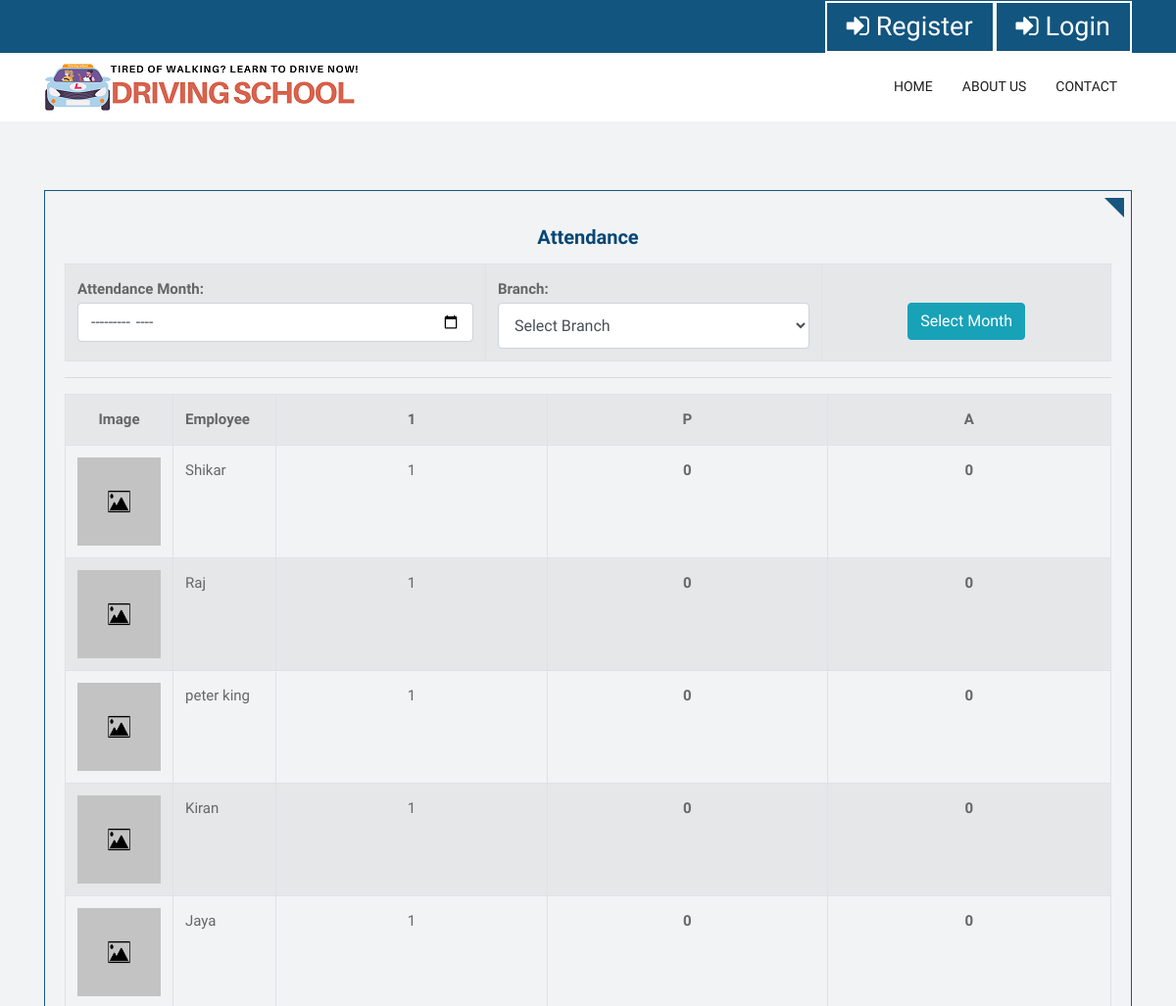
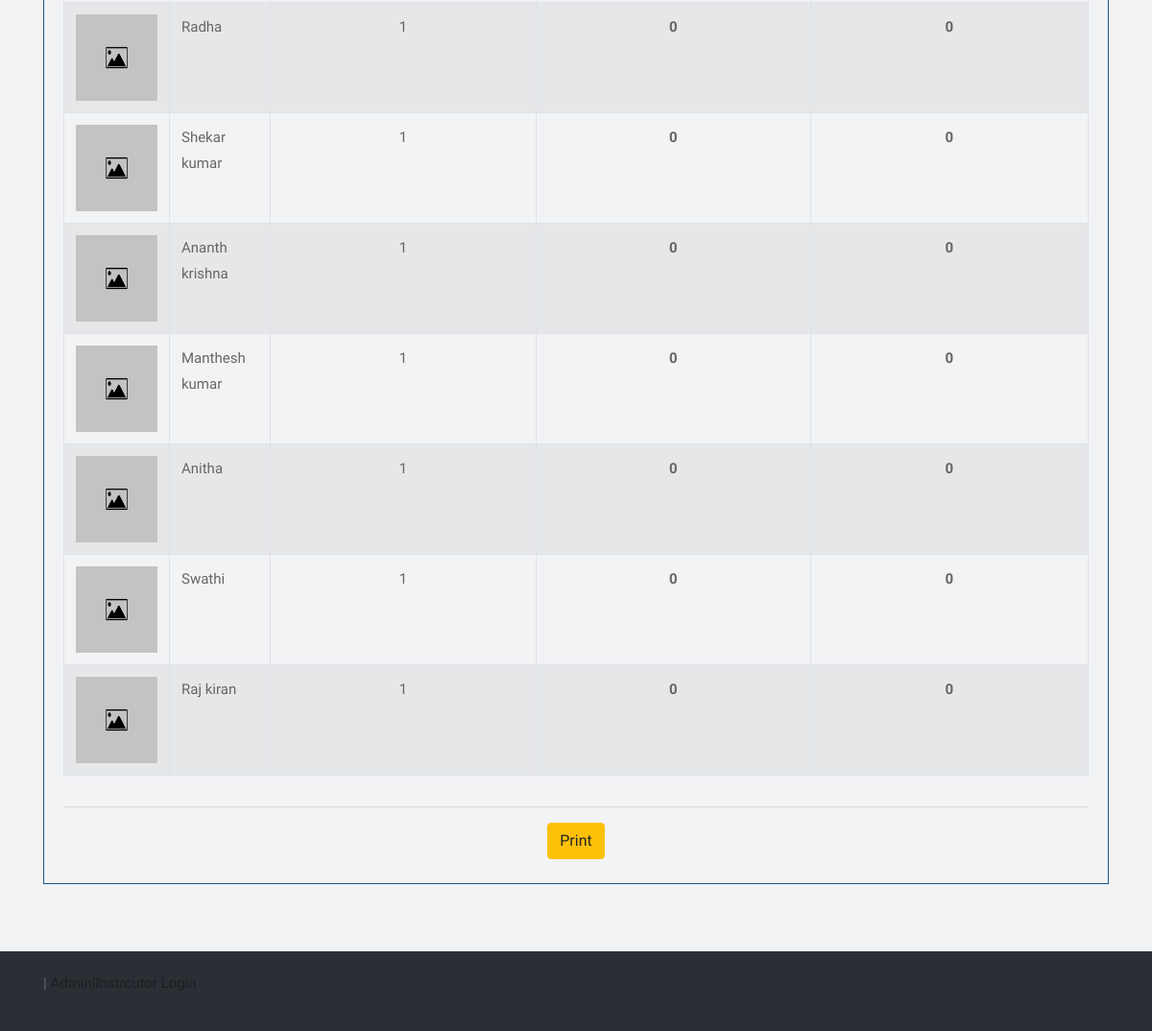
The app's page /school/attendance.php with its own data (2 pictures, top to bottom).
### tables this page shows
CREATE TABLE `employee` (
  `employee_id` int(10) NOT NULL,
  `branch_id` int(10) NOT NULL,
  `employee_name` varchar(25) NOT NULL,
  `employee_type` varchar(25) NOT NULL,
  `gender` varchar(10) NOT NULL,
  `login_id` varchar(25) NOT NULL,
  `password` varchar(25) NOT NULL,
  `email_id` varchar(50) NOT NULL,
  `profile` text NOT NULL,
  `address` text NOT NULL,
  `contact_no` varchar(15) NOT NULL,
  `certificate` varchar(100) NOT NULL,
  `profile_img` varchar(100) NOT NULL,
  `status` varchar(10) NOT NULL
);

### school/attendance.php (the view, shortened to what this page needs)
<?php
include("header.php");
?>
	<div id="services" class="services-box">
		<div class="container">
			<div class="row">
				<div class="col-lg-12">
<div class="item">
	<div class="serviceBox">
		<h2 class="title">Attendance</h2>
		<p class="description">
<form method="get" action="" >
	<table class="table  table-striped table-bordered">
		<tr>
		<th style="text-align: left;">Attendance Month: <input type="month" name="month" id="month" class="form-control" value="<?php echo $_GET['month']; ?>"></th>
		<th style="text-align: left;">Branch:
<select name="branch_id" id="branch_id" class="form-control">
	<option value="">Select Branch</option>
</select>
		</th>
		<th>&nbsp;<bR><input type="submit" name="btnsearch" value="Select Month" class="btn btn-info" > </th>
	</table>
</form>
<hr>
<div class="row">
	<div class="col-md-12">
<table class="table  table-striped table-bordered">
	<tr>
		<th style='width: 85px;'>Image</th>
		<th style='text-align: left;'>Employee</th>
		<th>1</th>
		<th>P</th>
		<th>A</th>
	</tr>
<?php
$sql ="SELECT * FROM employee WHERE status='Active' AND employee_type='Employee'";
$qsql = mysqli_query($con,$sql);
while($rs = mysqli_fetch_array($qsql))
{
		if($rs['profile_img'] == "")
		{
			$imgname="images/default-image.jpg";
		}
		else if(file_exists("imgemployee/".$rs['profile_img']))
		{
			$imgname= "imgemployee/".$rs['profile_img'];
		}
		else
		{
			$imgname="images/default-image.jpg";
		}
?>
	<tr>
		<td><img src='<?php echo $imgname; ?>' style='width: 85px; height: 90px;' ></td>
		<td style='text-align: left;width: 105px;'>
		<?php echo $rs['employee_name']; ?>
		</td>
		<td>1</td>
		<th>0</th>
		<th>0</th>
	</tr>
<?php
}
?>
</table>
	</div>
</div>
		</p>
		<hr>
		<input type="button" class="btn btn-warning" name="submit"  value="Print" >
	</div>
</div>
				</div>
			</div>
		</div>
	</div>
<?php
include("footer.php");
?>

### school/header.php (shortened to what this page needs)
<!DOCTYPE html>
<html lang="en">
<head>
    <link rel="stylesheet" href="css/bootstrap.min.css">
    <link rel="stylesheet" href="css/pogo-slider.min.css">
    <link rel="stylesheet" href="css/style.css">
    <link rel="stylesheet" href="css/responsive.css">
    <link rel="stylesheet" href="css/custom.css">
    <link rel="stylesheet" href="css/jquery.dataTables.min.css">
</head>
<body id="home" data-spy="scroll" data-target="#navbar-wd" data-offset="98">
	<div class="main-top">
		<div class="container">
			<div class="row">
				<div class="col-lg-12">
					<div class="right-top">
						<ul>
<?php
if(isset($_SESSION['customer_id']))
{
?>
<li><a href="customeraccount.php"><i class="fa fa-sign-in" aria-hidden="true"></i> Account</a></li>
<li><a href="logout.php"  ><i class="fa fa-id-card-o" aria-hidden="true"></i> Logout</a></li>
<?php
}
else
{
?>
<li><a href="customerregister.php"  ><i class="fa fa-sign-in" aria-hidden="true"></i> Register</a></li>
<li><a href="#"  data-toggle="modal" data-target="#CustomerLoginModal"><i class="fa fa-sign-in" aria-hidden="true"></i> Login</a></li>
<?php
}
?>
						</ul>
					</div>
				</div>
			</div>
		</div>
	</div>
	<header class="top-header">
		<nav class="navbar header-nav navbar-expand-lg">
            <div class="container">
				<a class="navbar-brand" href="index.php"><img src="images/drivinglogo.png" alt="image"
					></a>
                <div class="collapse navbar-collapse justify-content-end" id="navbar-wd">
	<ul class="navbar-nav">
<?php
if(isset($_SESSION['employee_id']))
{
?>
	<li class="nav-item dropdown">
		<a class="nav-link dropdown-toggle" href="#" id="navbarDropdown" role="button" data-toggle="dropdown" aria-haspopup="true" aria-expanded="false">
		 Learners Packages
		</a>
		<div class="dropdown-menu" aria-labelledby="navbarDropdown">
		  <a class="dropdown-item" href="learnerslicensepackage.php">Add Driving class Package</a>
		  <a class="dropdown-item" href="viewlearnerslicensepackage.php">View Driving class Package</a>
			<div class="dropdown-divider"></div>
			<a class="dropdown-item" href="trainingmaterial.php">Add Training Material</a>
		  <a class="dropdown-item" href="viewtrainingmaterial.php">View Training Material</a>
			<!-- <div class="dropdown-divider"></div>
			<a class="dropdown-item" href="questions.php">Add Test Question</a>
		  <a class="dropdown-item" href="viewquestions.php">View Test Questions</a>
		</div> -->
	</li>
		<li class="nav-item dropdown">
						<a class="nav-link dropdown-toggle" href="#" id="navbarDropdown" role="button" data-toggle="dropdown" aria-haspopup="true" aria-expanded="false">
						Driving Class
						</a>
						<div class="dropdown-menu" aria-labelledby="navbarDropdown">
						<!-- <a class="dropdown-item" href="drivingclass.php">Add Driving Class</a>
						<a class="dropdown-item" href="viewdrivingclass.php">View Driving Class</a> -->
						<div class="dropdown-divider"></div>
				<?php
				if($_SESSION['employee_type'] == "Admin")
				{
				?>
						<a class="dropdown-item" href="drivingclasspackage.php">Add Driving Class Package</a>
				<?php
				}
				?>
						<a class="dropdown-item" href="viewdrivingclasspackage.php">View Driving Class Package</a>
				<?php
				if(isset($_SESSION['employee_id']))
				{
				?>
						<!-- <div class="dropdown-divider"></div>
						<a class="dropdown-item" href="viewcustomerattendance.php">Customer Attendance</a>
				<?php
				}
				?>
				</div> -->
		</li>
	<li class="nav-item dropdown">
	<a class="nav-link dropdown-toggle" href="#" id="navbarDropdown" role="button" data-toggle="dropdown" aria-haspopup="true" aria-expanded="false">
	 Report
	</a>
	<div class="dropdown-menu" aria-labelledby="navbarDropdown">
	  <a class="dropdown-item" href="viewpayment.php">Payment Report</a>
	  <!-- <a class="dropdown-item" href="view_attendance_report.php">Attendance Report</a>
	  <a class="dropdown-item" href="testresult.php">Test Result</a> -->
	</div>
	</li>
	<li class="nav-item dropdown">
		<a class="nav-link dropdown-toggle" href="#" id="navbarDropdown" role="button" data-toggle="dropdown" aria-haspopup="true" aria-expanded="false">Staff Attendance</a>
		<div class="dropdown-menu" aria-labelledby="navbarDropdown">
<?php
	if($_SESSION['employee_type'] == "Admin")
	{
?>
		  <a class="dropdown-item" href="attendance_entry.php">Attendance Entry</a>
<?php
	}
?>
		</div>
	</li>
	<li class="nav-item dropdown">
		<a class="nav-link dropdown-toggle" href="#" id="navbarDropdown" role="button" data-toggle="dropdown" aria-haspopup="true" aria-expanded="false">
		 Users
		</a>
		<div class="dropdown-menu" aria-labelledby="navbarDropdown">
<?php
	if($_SESSION['employee_type'] == "Admin")
	{
?>
		  <a class="dropdown-item" href="employee.php">Add Instructor</a>
		  <a class="dropdown-item" href="viewemployee.php">View Instructor</a>
		  <div class="dropdown-divider"></div>
<?php
	}
?>
		  <a class="dropdown-item" href="customer.php">Add Learner</a>
		  <a class="dropdown-item" href="viewcustomer.php">View Learners</a>
		</div>
	</li>
	<li class="nav-item dropdown">
		<a class="nav-link dropdown-toggle" href="#" id="navbarDropdown" role="button" data-toggle="dropdown" aria-haspopup="true" aria-expanded="false">
		 SETTING
		</a>
		<div class="dropdown-menu" aria-labelledby="navbarDropdown">
<?php
	if($_SESSION['employee_type'] == "Admin")
	{
?>
		  <a class="dropdown-item" href="branch.php">Add Branch</a>
		  <a class="dropdown-item" href="viewbranch.php">View Branch</a>
		  <div class="dropdown-divider"></div>
		  <a class="dropdown-item" href="vehicle.php">Add Vehicle</a>
		  <a class="dropdown-item" href="viewvehicle.php">View Vehicle</a>
		  <div class="dropdown-divider"></div>
<?php
	}
?>
		  <a class="dropdown-item" href="timeslot.php">Add User Time slot</a>
		  <a class="dropdown-item" href="viewtimeslot.php">View User Time slot</a>
		  <div class="dropdown-divider"></div>
		</div>
	</li>
<?php
}
else
{
?>
	<li><a class="nav-link" href="index.php">Home</a></li>
	<li><a class="nav-link" href="about.php">About Us</a></li>
	<li><a class="nav-link" href="contact.php">Contact</a></li>
<?php
}
?>
	</ul>
                </div>
            </div>
        </nav>
	</header>

### school/footer.php (shortened to what this page needs)
	<footer class="footer-box">
		<div class="container">
			<div class="row">
				<div class="col-lg-12">
<?php
if(!isset($_SESSION['customer_id']))
{
	if(!isset($_SESSION['employee_id']))
	{
	?>
	 | <a href="#"  data-toggle="modal" data-target="#EmployeeLoginModal">Admin|Instrcutor Login</a></p>
	<?php
	}
}
?>
				</div>
			</div>
		</div>
	</footer>
</body>
</html>

### school/css/style.css (style rules this page uses)
body { color: #666666; font-size: 15px; font-family: 'Catamaran', sans-serif; line-height: 1.80857; }
a { color: #1f1f1f; text-decoration: none !important; outline: none !important; -webkit-transition: all .3s ease-in-out; -moz-transition: all .3s ease-in-out; -ms-transition: all .3s ease-in-out; -o-transition: all .3s ease-in-out; transition: all .3s ease-in-out; }
h1, h2, h3, h4, h5, h6 { letter-spacing: 0; font-weight: normal; position: relative; padding: 0 0 10px 0; font-weight: normal; line-height: 120% !important; color: #1f1f1f; margin: 0 }
h2 { font-size: 22px }
a { color: #1f1f1f; text-decoration: none; outline: none; }
a, .btn { text-decoration: none !important; outline: none !important; -webkit-transition: all 0.5s ease-in-out 0s; -moz-transition: all 0.5s ease-in-out 0s; -ms-transition: all 0.5s ease-in-out 0s; -o-transition: all 0.5s ease-in-out 0s; transition: all 0.5s ease-in-out 0s; }
ul, li, ol { list-style: none; margin: 0px; padding: 0px; }
.main-top { background: #12557f; }
.right-top { float: right; }
.right-top ul li { float: left; }
.right-top ul li a { font-size: 27px; display: inline-block; color: #ffffff; padding: 0px 20px; border: 2px solid #ffffff; }
.top-header .navbar { padding: 5px 0px; }
.top-header { background: #ffffff; position: relative; top: 0px; left: 0px; width: 100%; margin: 0 auto; z-index: 20; }
.top-header .navbar .navbar-collapse ul li a { text-transform: uppercase; font-size: 14px; padding: 10px 15px; position: relative; font-weight: 500; }
.services-box { padding: 70px 0px; background-color: #f2f3f5; }
.serviceBox { padding: 35px 20px 25px; border: 1px solid #16567f; text-align: center; position: relative; transition: all 0.3s ease 0s; }
.serviceBox:before { content: ""; border-top: 20px solid #16567f; border-left: 20px solid transparent; border-bottom: 20px solid transparent; position: absolute; top: 7px; right: 7px; transition: all 0.3s ease 0s; }
.serviceBox .title { font-size: 20px; font-weight: 700; color: #064774; text-transform: capitalize; margin: 0 0 15px 0; padding: 0; }
.serviceBox .description { font-size: 15px; color: #999; line-height: 27px; margin: 0 0 10px 0; }
select.form-control:not([size]):not([multiple]) { height: calc(45px + 2px); }
.footer-box { background: #292f35; padding: 20px 0; }

### records on screen
employee: employee_name "Shikar"
employee: employee_name "Raj"
employee: employee_name "peter king"
employee: employee_name "Kiran"
employee: employee_name "Jaya"
employee: employee_name "Radha"
employee: employee_name "Shekar kumar"
employee: employee_name "Ananth krishna"
employee: employee_name "Manthesh kumar"
employee: employee_name "Anitha"
employee: employee_name "Swathi"
employee: employee_name "Raj kiran"
